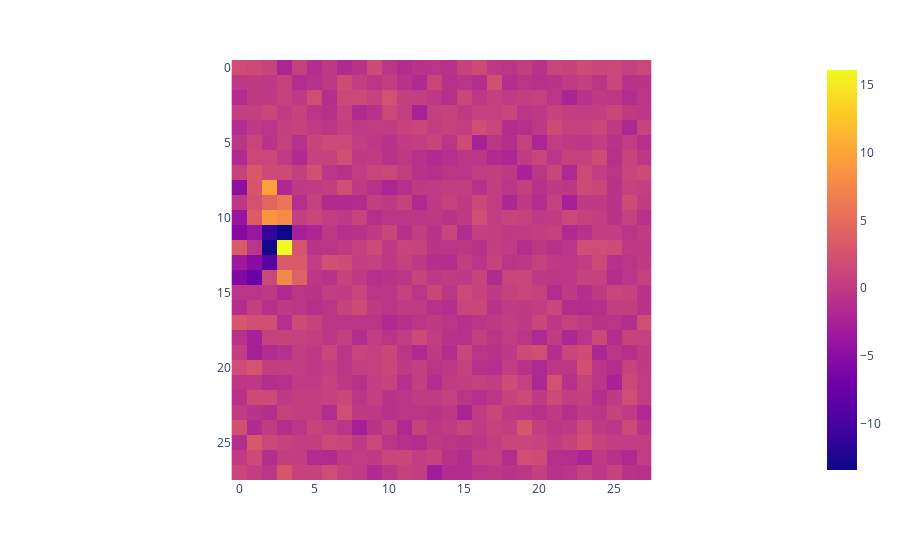

Source (notebook cell):
### Markdown cell above
Visualize activations in `conv2`.

### Code cell
seed(42)
im = t.randn(1, 1, 28, 28, requires_grad=True)

lr = 1e-3
N = 1_00_000
act_inds = (0, 0, 5, 0)
for i in tqdm((range(N))):
    im.requires_grad_(True)
    acts_post_conv1 = model.pool1(F.relu(model.conv1(im)))
    acts_post_conv2 = model.conv2(acts_post_conv1)
    act = acts_post_conv2[act_inds]
    act.backward()
    with t.no_grad():
        im = im + lr * cast(t.Tensor, im.grad)
print(act)
with t.no_grad():
    fig = px.imshow(im.squeeze())
    fig.show()

### Figure 1 — Plotly figure (JSON) as saved in the notebook; plotly's stock layout.template omitted (floating-point values rounded to 4 significant figures; data arrays with more than 128 entries replaced by an {"elided": "..."} marker saying what was removed)
{"data": [{"coloraxis": "coloraxis", "hovertemplate": "x: %{x}<br>y: %{y}<br>color: %{z}<extra></extra>", "name": "0", "type": "heatmap", "xaxis": "x", "yaxis": "y", "z": {"elided": "28x28 float values"}}], "layout": {"coloraxis": {"colorscale": [[0, "#0d0887"], [0.1111, "#46039f"], [0.2222, "#7201a8"], [0.3333, "#9c179e"], [0.4444, "#bd3786"], [0.5556, "#d8576b"], [0.6667, "#ed7953"], [0.7778, "#fb9f3a"], [0.8889, "#fdca26"], [1, "#f0f921"]]}, "margin": {"t": 60}, "xaxis": {"anchor": "y", "constrain": "domain", "domain": [0, 1], "scaleanchor": "y"}, "yaxis": {"anchor": "x", "autorange": "reversed", "constrain": "domain", "domain": [0, 1]}}}
